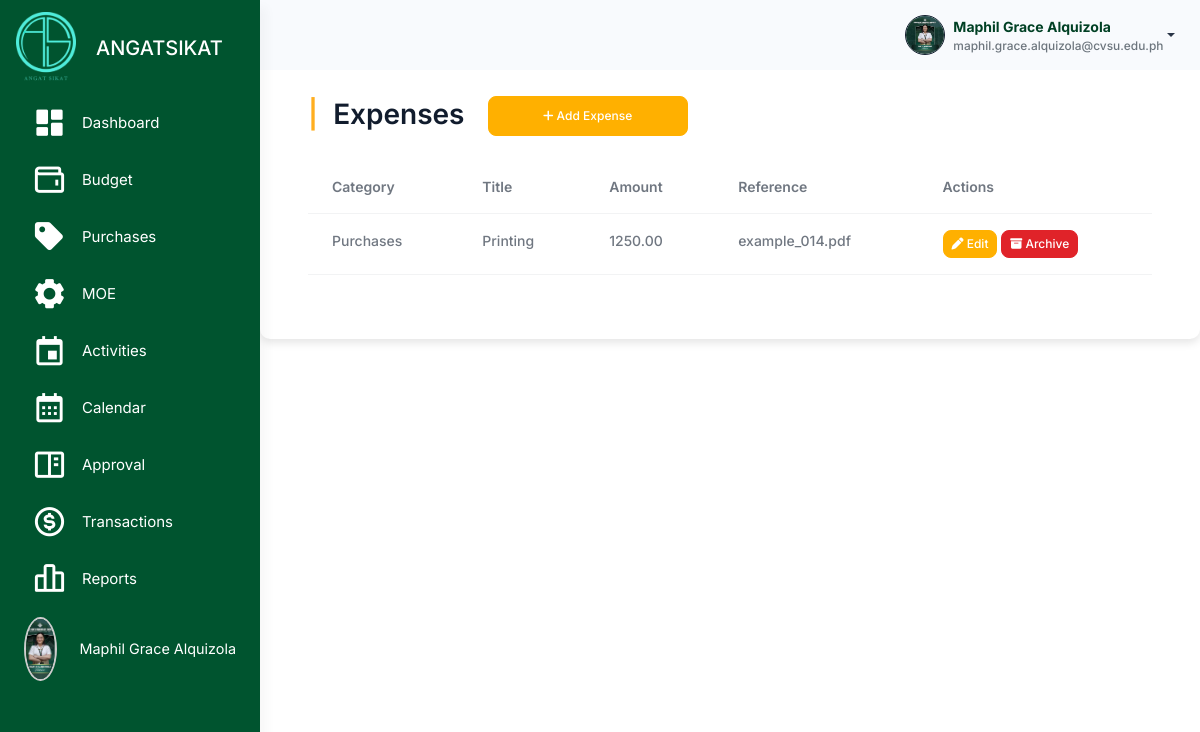
Before: /src/income_and_expenses/expenses.php (signed in) with the older database file.
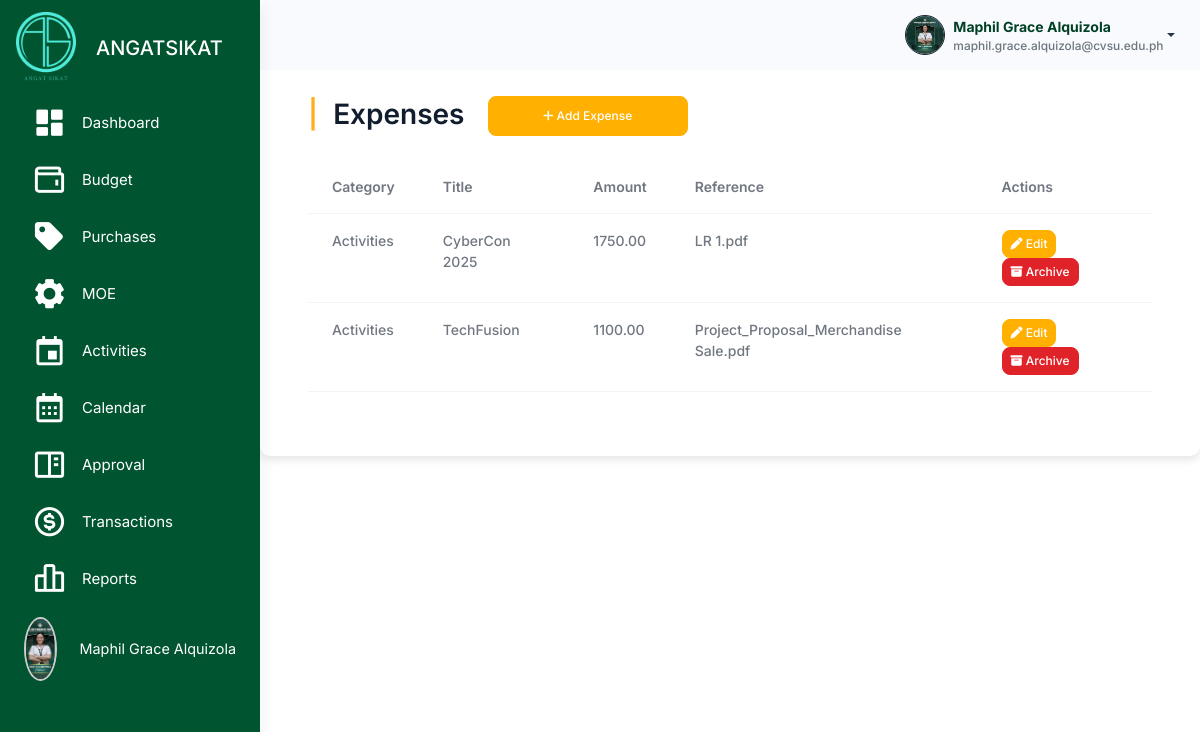
After: the same page with the newer database file.
### tables this page shows
CREATE TABLE `expenses` (
  `expense_id` int(11) NOT NULL,
  `organization_id` int(11) NOT NULL,
  `summary_id` int(11) NOT NULL,
  `category` enum('Activities','Purchases','Maintenance and Other Expenses') NOT NULL,
  `title` varchar(255) NOT NULL,
  `amount` decimal(10,2) NOT NULL,
  `reference` varchar(255) DEFAULT NULL,
  `created_at` timestamp NOT NULL DEFAULT current_timestamp(),
  `archived` tinyint(4) NOT NULL DEFAULT 0
);

### src/session_check.php (called while the page is built, shortened)
<?php
$organization_id = $_SESSION['organization_id'];
?>

### src/user_query.php (called while the page is built, shortened)
<?php
$user_id = $_SESSION['user_id'];
$user_query = "SELECT * FROM users WHERE user_id = '$user_id'";
$user_result = mysqli_query($conn, $user_query);
?>

### src/income_and_expenses/expenses.php (the view, shortened to what the changed rows need)
<?php
include '../connection.php';
include '../session_check.php';
include '../user_query.php';
$sql = "SELECT * FROM expenses WHERE organization_id = $organization_id AND archived = 0";
$result = $conn->query($sql);
?>
<!DOCTYPE html>
<html lang="en">
<head>
    <link rel="stylesheet" href="../assets/css/styles.min.css" />
    <link rel="stylesheet" href="../budget_management/css/budget.css" />
    <link href="https://unpkg.com/boxicons@2.1.4/css/boxicons.min.css" rel="stylesheet" />
    <link rel="stylesheet" href="https://cdnjs.cloudflare.com/ajax/libs/font-awesome/6.6.0/css/all.min.css">
    <link rel="stylesheet"
        href="https://cdnjs.cloudflare.com/ajax/libs/selectize.js/0.12.6/css/selectize.bootstrap3.min.css"
 />
    <link rel="stylesheet" href="https://cdn.datatables.net/1.13.1/css/dataTables.bootstrap5.min.css">
</head>
<body>
    <div class="page-wrapper" id="main-wrapper" data-layout="vertical" data-navbarbg="skin6" data-sidebartype="full"
        data-sidebar-position="fixed" data-header-position="fixed">
        <div class="body-wrapper">
            <div class="container mt-5 p-5">
                <h2 class="mb-4">
                    <span class="text-warning fw-bold me-2">|</span> Expenses
                    <button class="btn btn-primary ms-3" data-bs-toggle="modal" data-bs-target="#addExpenseModal"
                        style="height: 40px; width: 200px; border-radius: 8px; font-size: 12px;">
                        <i class="fa-solid fa-plus"></i> Add Expense
                    </button>
                </h2>
                <div class="table-responsive" style="max-height: 400px;">
                    <table id="expensesTable" class="table">
                        <thead>
                            <tr>
                                <th>Category</th>
                                <th>Title</th>
                                <th>Amount</th>
                                <th>Reference</th>
                                <th>Actions</th>
                            </tr>
                        </thead>
                        <tbody>
                            <?php
                            if ($result->num_rows > 0) {
                                while($row = $result->fetch_assoc()) {
                                    echo "<tr>
                                            <td>{$row['category']}</td>
                                            <td>{$row['title']}</td>
                                            <td>{$row['amount']}</td>
                                            <td>{$row['reference']}</td>
                                            <td>
                                                <button class='btn btn-primary btn-sm edit-btn'
                                                        data-bs-toggle='modal'
                                                        data-bs-target='#editExpenseModal'
                                                        data-id='{$row['expense_id']}'>
                                                    <i class='fa-solid fa-pen'></i> Edit
                                                </button>
                                                <button class='btn btn-danger btn-sm archive-btn'
                                                        data-id='{$row['expense_id']}'>
                                                    <i class='fa-solid fa-box-archive'></i> Archive
                                                </button>
                                            </td>
                                        </tr>";
                                }
                            } else {
                                echo "<tr><td colspan='5' class='text-center'>No expenses found</td></tr>";
                            }
                            ?>
                        </tbody>
                    </table>
                </div>
            </div>
        </div>
    </div>
</body>
</html>

Changed rows visible on the page:
removed expenses: category "Purchases", title "Printing", amount "1250.00", reference "example_014.pdf"
added expenses: category "Activities", title "CyberCon 2025", amount "1750.00", reference "LR 1.pdf"
added expenses: category "Activities", title "TechFusion", amount "1100.00", reference "Project_Proposal_Merchandise Sale.pdf"
